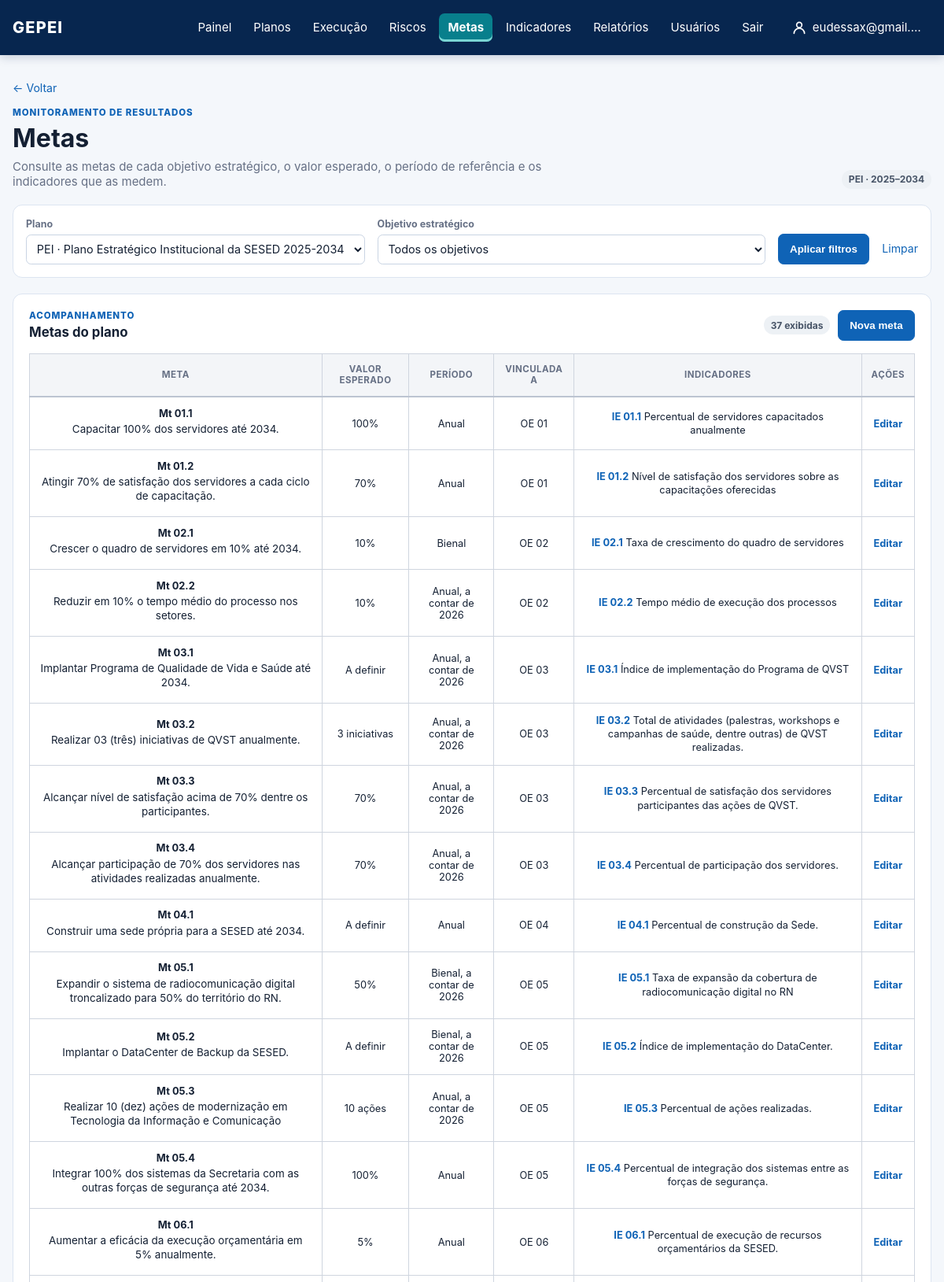
/metas/ (signed in, upper part), run on the app's committed database.
### core/models.py (models this page shows, shortened)
class Plan(models.Model):
    class PlanType(models.TextChoices):
        PEI = "PEI", "PEI"
        PESP = "PESP", "PESP"
        PPA = "PPA", "PPA"
        OTHER = "OUTRO", "Outro"
    name = models.CharField(max_length=180)
    acronym = models.CharField(max_length=30)
    plan_type = models.CharField(max_length=10, choices=PlanType.choices)
    start_date = models.DateField()
    end_date = models.DateField()
    active = models.BooleanField(default=True)

class StrategicTarget(models.Model):
    artifact = models.ForeignKey(
        PlanArtifact,
        on_delete=models.PROTECT,
        related_name="targets",
    )
    action = models.ForeignKey(
        StrategicAction,
        null=True,
        blank=True,
        on_delete=models.CASCADE,
        related_name="targets",
    )
    code = models.CharField(max_length=30, blank=True)
    description = models.TextField()
    target_value = models.CharField(max_length=120, blank=True)
    unit_of_measure = models.CharField(max_length=80, blank=True)
    reference_period = models.CharField(max_length=120, blank=True)

class PlanArtifact(models.Model):
    class ArtifactType(models.TextChoices):
        DIMENSION = "DIMENSAO", "Dimensão BSC"
        AXIS = "EIXO", "Eixo Estratégico"
        OBJECTIVE = "OBJETIVO", "Objetivo Estratégico"
        PROJECT = "PROJETO", "Projeto Estratégico"
    plan = models.ForeignKey(Plan, on_delete=models.CASCADE, related_name="artifacts")
    parent = models.ForeignKey("self", null=True, blank=True, on_delete=models.CASCADE)
    artifact_type = models.CharField(max_length=12, choices=ArtifactType.choices)
    code = models.CharField(max_length=30, blank=True)
    title = models.CharField(max_length=255)
    description = models.TextField(blank=True)

class Indicator(models.Model):
    class Direction(models.TextChoices):
        HIGHER_IS_BETTER = "MAIOR_MELHOR", "Maior é melhor"
        LOWER_IS_BETTER = "MENOR_MELHOR", "Menor é melhor"
        RANGE = "FAIXA", "Faixa esperada"
    class Frequency(models.TextChoices):
        MONTHLY = "MENSAL", "Mensal"
        BIMONTHLY = "BIMESTRAL", "Bimestral"
        QUARTERLY = "TRIMESTRAL", "Trimestral"
        FOUR_MONTHLY = "QUADRIMESTRAL", "Quadrimestral"
        SEMIANNUAL = "SEMESTRAL", "Semestral"
        ANNUAL = "ANUAL", "Anual"
        BIENNIAL = "BIENAL", "Bienal"
        OTHER = "OUTRA", "Outra"
    class IndicatorType(models.TextChoices):
        EFFORT = "ESFORCO", "Esforço"
        RESULT = "RESULTADO", "Resultado"
    code = models.CharField(max_length=30, blank=True)
    name = models.CharField(max_length=255)
    indicator_type = models.CharField(max_length=10, choices=IndicatorType.choices, blank=True)
    description = models.TextField(blank=True)
    formula = models.TextField(blank=True)
    unit_of_measure = models.CharField(max_length=80, blank=True)
    data_source = models.CharField(max_length=255, blank=True)
    frequency = models.CharField(max_length=16, choices=Frequency.choices, default=Frequency.ANNUAL)
    direction = models.CharField(max_length=16, choices=Direction.choices, default=Direction.HIGHER_IS_BETTER)
    baseline = models.CharField(max_length=120, blank=True)
    responsible_unit = models.ForeignKey(
        OrganizationalUnit,
        null=True,
        blank=True,
        on_delete=models.PROTECT,
        related_name="indicators",
    )
    artifacts = models.ManyToManyField(PlanArtifact, related_name="indicators", blank=True)
    targets = models.ManyToManyField(StrategicTarget, related_name="indicators", blank=True)

### core/views.py (the view)
# urls.py: path("metas/", views.target_overview, name="target_overview"),
@login_required
@permission_required("core.view_strategictarget", raise_exception=True)
def target_overview(request):
    plans = Plan.objects.filter(active=True).order_by("start_date", "acronym")
    selected_plan = request.GET.get("plan", "")
    selected_objective = request.GET.get("objective", "")
    plan = plans.filter(pk=selected_plan).first() if selected_plan.isdigit() else plans.first()
    targets = StrategicTarget.objects.none()
    objectives = PlanArtifact.objects.none()
    if plan:
        objectives = PlanArtifact.objects.filter(
            plan=plan,
            artifact_type=PlanArtifact.ArtifactType.OBJECTIVE,
        ).order_by("code", "title")
        targets = (
            StrategicTarget.objects.filter(artifact__plan=plan)
            .filter(
                Q(action__isnull=True) | Q(action__in=scope_actions(StrategicAction.objects.all(), request.user))
            )
            .select_related("artifact", "action")
            .prefetch_related("indicators")
            .order_by("code", "description")
        )
        if selected_objective.isdigit():
            targets = targets.filter(artifact_id=selected_objective)
    can_add_target = request.user.has_perm("core.add_strategictarget")
    can_edit_target = request.user.has_perm("core.change_strategictarget")
    target_form = None
    editing_target = None
    if request.method == "POST":
        _require_permission(
            request.user,
            "change_strategictarget" if request.POST.get("target_id", "").isdigit() else "add_strategictarget",
        )
    if plan and (can_add_target or can_edit_target):
        form_actions = scope_actions(StrategicAction.objects.all(), request.user)
        if request.method == "POST":
            target_id = request.POST.get("target_id", "")
            if target_id.isdigit():
                _require_permission(request.user, "change_strategictarget")
                editing_target = get_object_or_404(targets, pk=target_id)
            else:
                _require_permission(request.user, "add_strategictarget")
            target_form = StrategicTargetForm(request.POST, instance=editing_target, plan=plan, actions=form_actions)
            if target_form.is_valid():
                target = target_form.save()
                messages.success(request, "Meta atualizada." if editing_target else "Meta cadastrada.")
                return redirect(f"{reverse('target_overview')}?{urlencode({'plan': plan.id})}#meta-{target.id}")
        elif request.GET.get("editar", "").isdigit() and can_edit_target:
            editing_target = get_object_or_404(targets, pk=request.GET["editar"])
            target_form = StrategicTargetForm(instance=editing_target, plan=plan, actions=form_actions)
        elif can_add_target:
            initial = {"artifact": selected_objective} if selected_objective.isdigit() else {}
            target_form = StrategicTargetForm(initial=initial, plan=plan, actions=form_actions)
    return render(
        request,
        "core/target_overview.html",
        {
            "can_add_target": can_add_target,
            "can_edit_target": can_edit_target,
            "target_form": target_form,
            "editing_target": editing_target,
            "plans": plans,
            "objectives": objectives,
            "plan": plan,
            "selected_plan": str(plan.id) if plan else "",
            "selected_objective": selected_objective,
            "targets": targets,
        },
    )

### core/context_processors.py (called while the page is built)
def navigation_plans(request):
    if not request.user.is_authenticated:
        return {"navigation_plans": []}
    return {"navigation_plans": Plan.objects.order_by("acronym", "name")}

### core/permissions.py (called while the page is built, shortened)
def is_administrator(user):
    if user.is_superuser:
        return True
    return user.groups.filter(name__iexact=ADMINISTRATOR_GROUP_NAME).exists()

def user_unit_ids(user):
    if is_administrator(user):
        return None

def scope_actions(queryset, user):
    ids = user_unit_ids(user)
    if ids is None:
        return queryset
    from .models import StrategicAction
    visible = StrategicAction.objects.filter(
        Q(coordinating_unit_id__in=ids) | Q(participating_units__in=ids)
    ).values("pk")
    return queryset.filter(pk__in=visible)

### templates/core/target_overview.html (shortened to what this page needs)
{% extends "base.html" %}
{% block content %}
  <a class="back-link" href="{% url 'dashboard' %}">← Voltar</a>
  <section class="page-heading dashboard-heading">
    <div>
      <p class="eyebrow">Monitoramento de resultados</p>
      <h1>Metas</h1>
      <p>Consulte as metas de cada objetivo estratégico, o valor esperado, o período de referência e os indicadores que as medem.</p>
    </div>
    {% if plan %}<span class="chip chip-neutral">{{ plan.acronym }} · {{ plan.start_date|date:"Y" }}–{{ plan.end_date|date:"Y" }}</span>{% endif %}
  </section>
  <form class="dashboard-filters" method="get" aria-label="Filtros das metas">
    <label>Plano
      <select name="plan">{% for available_plan in plans %}<option value="{{ available_plan.id }}" {% if selected_plan == available_plan.id|stringformat:"s" %}selected{% endif %}>{{ available_plan.acronym }} · {{ available_plan.name }}</option>{% endfor %}</select>
    </label>
    <label class="filter-wide">Objetivo estratégico
      <select name="objective"><option value="">Todos os objetivos</option></select>
    </label>
    <button class="button button-primary" type="submit">Aplicar filtros</button>
    <a class="clear-filter" href="{% url 'target_overview' %}">Limpar</a>
  </form>
  <section class="panel indicator-list-panel">
    <div class="panel-heading"><div><p class="eyebrow">Acompanhamento</p><h2>Metas do plano</h2></div><div class="panel-heading-actions"><span class="chip chip-neutral">{{ targets|length }} exibida{{ targets|length|pluralize:"s" }}</span>{% if can_add_target and target_form %}<button class="button button-primary" type="button" data-open-target-form>Nova meta</button>{% endif %}</div></div>
    {% if targets %}
      <div class="responsive-table"><table class="indicator-table">
        <thead><tr><th>Meta</th><th>Valor esperado</th><th>Período</th><th>Vinculada a</th><th>Indicadores</th>{% if can_edit_target %}<th>Ações</th>{% endif %}</tr></thead>
        <tbody>
          {% for target in targets %}
            <tr id="meta-{{ target.id }}">
              <td class="indicator-name-cell"><strong>{{ target.code|default:"Meta" }}</strong><span>{{ target.description }}</span></td>
              <td>{{ target.target_value|default:"A definir" }}{% if target.unit_of_measure %} <small>{{ target.unit_of_measure }}</small>{% endif %}</td>
              <td>{{ target.reference_period|default:"A definir" }}</td>
              <td>{% if target.action %}<a href="{% url 'action_plan_detail' target.action.id %}">{{ target.action.code }}</a>{% else %}{{ target.artifact.code|default:target.artifact.title }}{% endif %}</td>
              <td class="indicator-links-cell">
                {% for indicator in target.indicators.all %}<span><a href="{% url 'indicator_detail' indicator.id %}"><strong>{{ indicator.code|default:"Indicador" }}</strong></a> {{ indicator.name }}</span>{% empty %}<span class="muted-text">Nenhum indicador vinculado</span>{% endfor %}
              </td>
              {% if can_edit_target %}<td><a class="text-button" href="?{% if selected_plan %}plan={{ selected_plan }}&amp;{% endif %}editar={{ target.id }}">Editar</a></td>{% endif %}
            </tr>
          {% endfor %}
        </tbody>
      </table></div>
    {% else %}
      <div class="empty-state large-empty"><strong>Nenhuma meta encontrada.</strong><span>Altere os filtros{% if can_add_target %} ou use “Nova meta”{% endif %}.</span></div>
    {% endif %}
  </section>
{% endblock %}

### templates/base.html (shortened to what this page needs)
{% load static %}
<!doctype html>
<html lang="pt-br">
<head>
  <link rel="stylesheet" href="{% static 'css/gepei.css' %}?v=20261014-6">
</head>
<body>
  <header class="topbar">
    <a class="brand" href="{% url 'dashboard' %}">GEPEI</a>
    {% if user.is_authenticated %}
      <nav>
        <a href="{% url 'dashboard' %}" {% if request.path == '/' %}class="nav-active" aria-current="page"{% endif %}>Painel</a>
        {% if perms.core.view_plan %}<details class="nav-plans{% if '/pei/' in request.path %} nav-active{% endif %}">
          <summary {% if '/pei/' in request.path %}aria-current="page"{% endif %}>Planos</summary>
        </details>{% endif %}
        {% if perms.core.view_actionplan %}<a href="{% url 'action_plan_list' %}" {% if '/planos-de-acao/' in request.path and '/riscos/' not in request.path %}class="nav-active" aria-current="page"{% endif %}>Execução</a>{% endif %}
        {% if perms.core.view_risk %}<a href="{% url 'risk_overview' %}" {% if '/riscos/' in request.path %}class="nav-active" aria-current="page"{% endif %}>Riscos</a>{% endif %}
        {% if perms.core.view_strategictarget %}<a href="{% url 'target_overview' %}" {% if '/metas/' in request.path %}class="nav-active" aria-current="page"{% endif %}>Metas</a>{% endif %}
        {% if perms.core.view_indicator %}<a href="{% url 'indicator_overview' %}" {% if '/indicadores/' in request.path %}class="nav-active" aria-current="page"{% endif %}>Indicadores</a>{% endif %}
        {% if perms.core.view_reportcycle %}<a href="{% url 'report_cycle_overview' %}" {% if '/relatorios/' in request.path %}class="nav-active" aria-current="page"{% endif %}>Relatórios</a>{% endif %}
        {% if perms.auth.view_user or perms.auth.view_group %}
        <details class="nav-plans{% if '/usuarios/' in request.path %} nav-active{% endif %}">
          <summary {% if '/usuarios/' in request.path %}aria-current="page"{% endif %}>Usuários</summary>
        </details>
        {% endif %}
        <form method="post" action="{% url 'logout' %}">
          <button type="submit">Sair</button>
        </form>
        <a class="nav-user{% if request.path == '/minha-conta/' %} nav-active{% endif %}" href="{% url 'profile_edit' %}" title="Minha conta">
          <svg width="20" height="20" viewBox="0 0 24 24" fill="none" stroke="currentColor" stroke-width="2" stroke-linecap="round" stroke-linejoin="round" aria-hidden="true"><circle cx="12" cy="8" r="4"/><path d="M4 21c0-4.4 3.6-8 8-8s8 3.6 8 8"/></svg>
          <span>{{ user.first_name|default:user.username }}</span>
        </a>
      </nav>
    {% endif %}
  </header>
  <main class="container">
    {% block content %}{% endblock %}
  </main>
</body>
</html>

### data on the page
Plan: acronym "PEI", start_date "2025", end_date "2034"
StrategicTarget: code "Mt 01.1", description "Capacitar 100% dos servidores até 2034.", target_value "100%", reference_period "Anual", artifact.code "OE 01"
Indicator: code "IE 01.1", name "Percentual de servidores capacitados anualmente"
StrategicTarget: code "Mt 01.2", description "Atingir 70% de satisfação dos servidores a cada ciclo de capacitação.", target_value "70%", reference_period "Anual", artifact.code "OE 01"
Indicator: code "IE 01.2", name "Nível de satisfação dos servidores sobre as capacitações oferecidas"
StrategicTarget: code "Mt 02.1", description "Crescer o quadro de servidores em 10% até 2034.", target_value "10%", reference_period "Bienal", artifact.code "OE 02"
Indicator: code "IE 02.1", name "Taxa de crescimento do quadro de servidores"
StrategicTarget: code "Mt 02.2", description "Reduzir em 10% o tempo médio do processo nos setores.", target_value "10%", reference_period "Anual, a contar de 2026", artifact.code "OE 02"
Indicator: code "IE 02.2", name "Tempo médio de execução dos processos"
StrategicTarget: code "Mt 03.1", description "Implantar Programa de Qualidade de Vida e Saúde até 2034.", target_value "A definir", reference_period "Anual, a contar de 2026", artifact.code "OE 03"
Indicator: code "IE 03.1", name "Índice de implementação do Programa de QVST"
StrategicTarget: code "Mt 03.2", description "Realizar 03 (três) iniciativas de QVST anualmente.", target_value "3 iniciativas", reference_period "Anual, a contar de 2026", artifact.code "OE 03"
Indicator: code "IE 03.2", name "Total de atividades (palestras, workshops e campanhas de saúde, dentre outras) de QVST realizadas."
StrategicTarget: code "Mt 03.3", description "Alcançar nível de satisfação acima de 70% dentre os participantes.", target_value "70%", reference_period "Anual, a contar de 2026", artifact.code "OE 03"
Indicator: code "IE 03.3", name "Percentual de satisfação dos servidores participantes das ações de QVST."
StrategicTarget: code "Mt 03.4", description "Alcançar participação de 70% dos servidores nas atividades realizadas anualmente.", target_value "70%", reference_period "Anual, a contar de 2026", artifact.code "OE 03"
Indicator: code "IE 03.4", name "Percentual de participação dos servidores."
StrategicTarget: code "Mt 04.1", description "Construir uma sede própria para a SESED até 2034.", target_value "A definir", reference_period "Anual", artifact.code "OE 04"
Indicator: code "IE 04.1", name "Percentual de construção da Sede."
StrategicTarget: code "Mt 05.1", description "Expandir o sistema de radiocomunicação digital troncalizado para 50% do território do RN.", target_value "50%", reference_period "Bienal, a contar de 2026", artifact.code "OE 05"
Indicator: code "IE 05.1", name "Taxa de expansão da cobertura de radiocomunicação digital no RN"
StrategicTarget: code "Mt 05.2", description "Implantar o DataCenter de Backup da SESED.", target_value "A definir", reference_period "Bienal, a contar de 2026", artifact.code "OE 05"
Indicator: code "IE 05.2", name "Índice de implementação do DataCenter."
StrategicTarget: code "Mt 05.3", description "Realizar 10 (dez) ações de modernização em Tecnologia da Informação e Comunicação", target_value "10 ações", reference_period "Anual, a contar de 2026", artifact.code "OE 05"
Indicator: code "IE 05.3", name "Percentual de ações realizadas."
StrategicTarget: code "Mt 05.4", description "Integrar 100% dos sistemas da Secretaria com as outras forças de segurança até 2034.", target_value "100%", reference_period "Anual", artifact.code "OE 05"
Indicator: code "IE 05.4", name "Percentual de integração dos sistemas entre as forças de segurança."
StrategicTarget: code "Mt 06.1", description "Aumentar a eficácia da execução orçamentária em 5% anualmente.", target_value "5%", reference_period "Anual", artifact.code "OE 06"
Indicator: code "IE 06.1", name "Percentual de execução de recursos orçamentários da SESED."

### other printed values
{{ user.first_name|default:user.username }} "eudessax@gmail.…"
{{ targets|length }} "37"
form field plan "PEI · Plano Estratégico Institucional da SESED 2025-2034"
